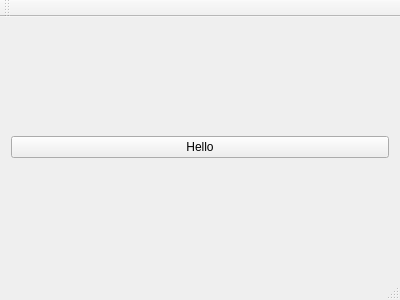
<?xml version="1.0" encoding="UTF-8"?>
<ui version="4.0">
 <class>MainWindow</class>
 <widget class="QMainWindow" name="MainWindow">
  <property name="geometry">
   <rect>
    <x>0</x>
    <y>0</y>
    <width>400</width>
    <height>300</height>
   </rect>
  </property>
  <property name="windowTitle">
   <string>MainWindow</string>
  </property>
  <widget class="QWidget" name="centralWidget">
   <layout class="QHBoxLayout" name="horizontalLayout">
    <item>
     <widget class="QPushButton" name="pushButton">
      <property name="text">
       <string>Hello</string>
      </property>
     </widget>
    </item>
   </layout>
  </widget>
  <widget class="QMenuBar" name="menuBar">
   <property name="geometry">
    <rect>
     <x>0</x>
     <y>0</y>
     <width>400</width>
     <height>25</height>
    </rect>
   </property>
  </widget>
  <widget class="QToolBar" name="mainToolBar">
   <attribute name="toolBarArea">
    <enum>TopToolBarArea</enum>
   </attribute>
   <attribute name="toolBarBreak">
    <bool>false</bool>
   </attribute>
  </widget>
  <widget class="QStatusBar" name="statusBar"/>
 </widget>
 <layoutdefault spacing="6" margin="11"/>
 <resources/>
 <connections/>
</ui>
